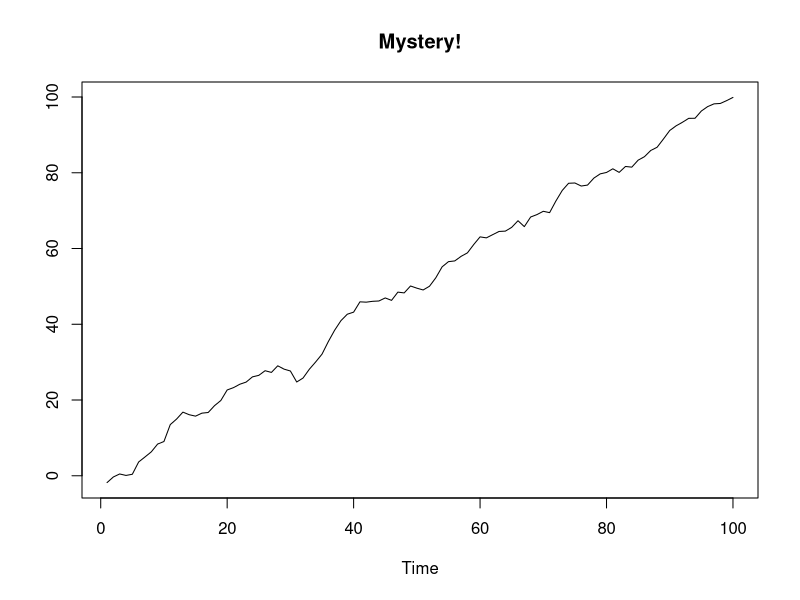
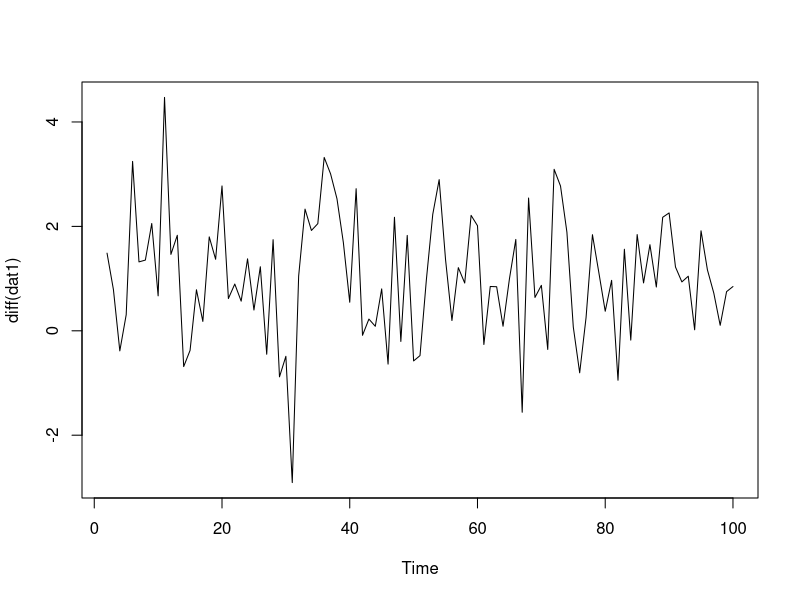
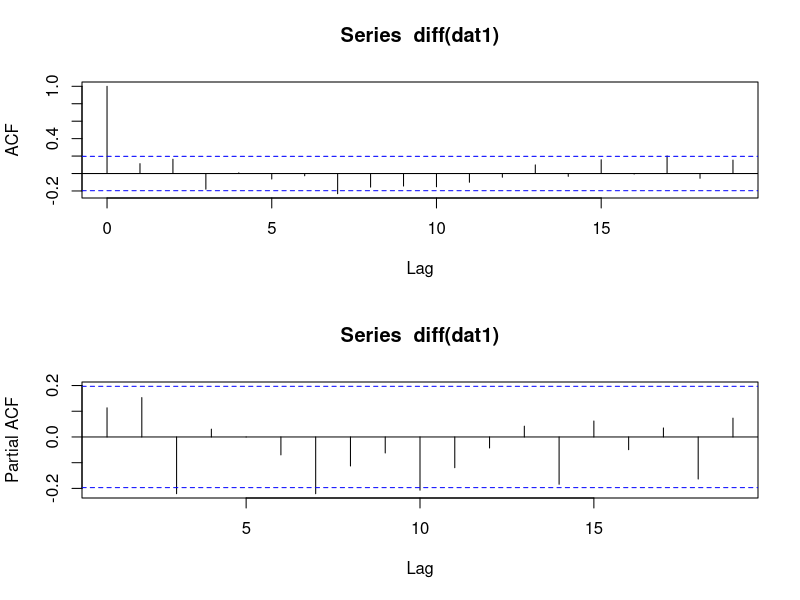

Source code (R) for these figures, in order: (Note: this script raises an error after producing the figures.)
er = arima.sim(list(
  order = c(1, 0, 2),
  ar = .5,
  ma = c(.5, .5)
), n = 100)
dat1 = c(1:100) + er
dat1

plot(dat1, ylab = "", main = "Mystery!")

plot(diff(dat1))

par(mfrow = c(2, 1))
acf(diff(dat1))
pacf(diff(dat1))

dev.off()

sarima(dat1, 1, 1, 1)

sarima(dat1, 1, 1, 2)

sarima(dat1, 2, 1, 1)
sarima(dat1, 2, 1, 2)
sarima(dat1, 2, 1, 3)
sarima(dat1, 3, 1, 2)
sarima(dat1, 3, 1, 3)

sarima.for(dat1, 10, 3, 1, 2)
